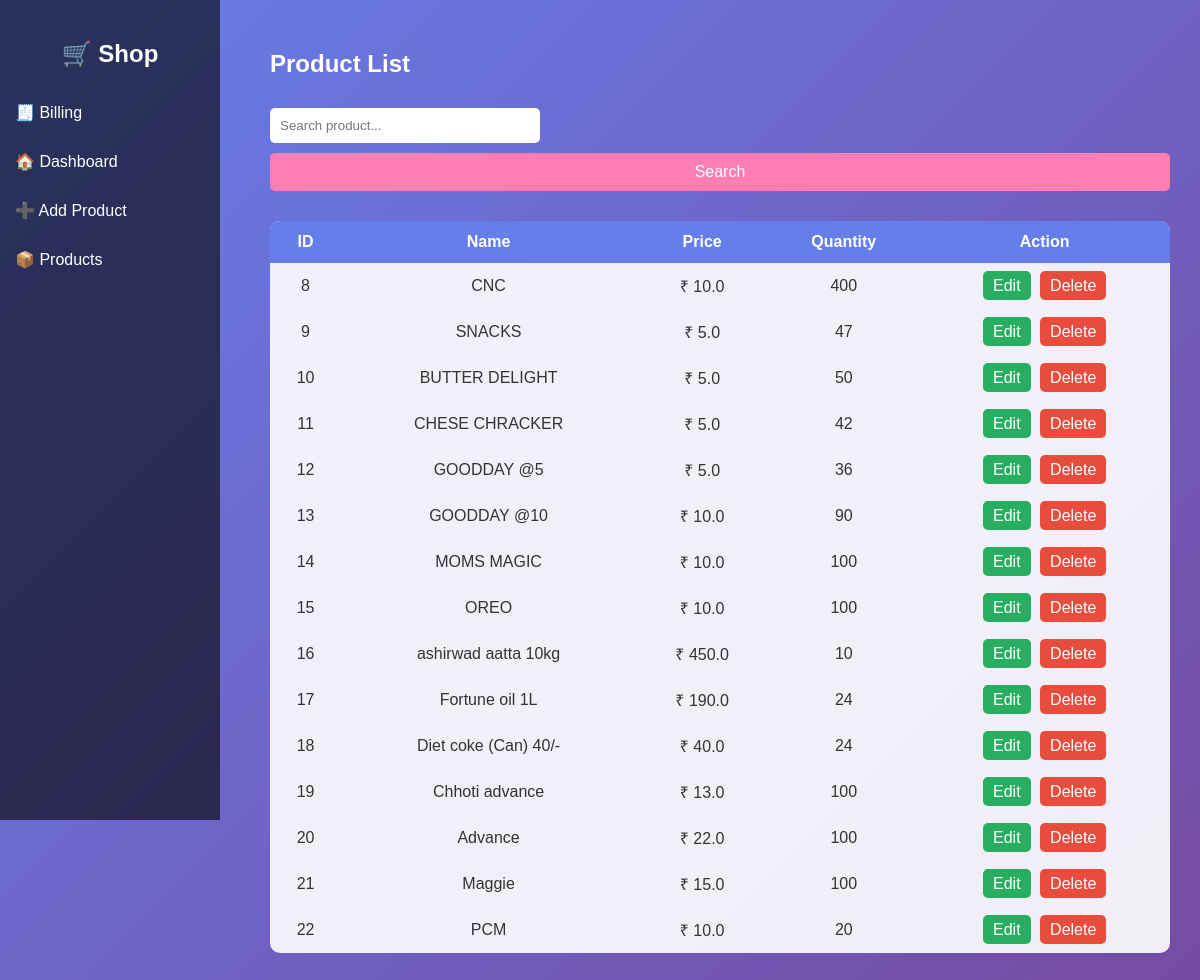
/view, run on the app's committed database.
### tables this page shows
CREATE TABLE products (
        id INTEGER PRIMARY KEY AUTOINCREMENT,
        name TEXT,
        price REAL,
        quantity INTEGER
    );

### app.py (the view)
@app.route('/view', methods=['GET', 'POST'])
def view_products():
    conn = get_db()
    cursor = conn.cursor()
    search = request.form.get('search')
    if search:
        cursor.execute("SELECT * FROM products WHERE name LIKE ?", ('%' + search + '%',))
    else:
        cursor.execute("SELECT * FROM products")
    data = cursor.fetchall()
    conn.close()
    return render_template("view_products.html", products=data)

### app.py (called while the page is built)
def get_db():
    return sqlite3.connect("database.db")

### templates/view_products.html (shortened to what this page needs)
<!DOCTYPE html>
<html>
<head>
    <link rel="stylesheet" href="{{ url_for('static', filename='style.css') }}">
</head>
<body>
<div class="sidebar">
    <h2>🛒 Shop</h2>
    <a href="/billing">🧾 Billing</a>
    <a href="/">🏠 Dashboard</a>
    <a href="/add">➕ Add Product</a>
    <a href="/view">📦 Products</a>
</div>
<div class="main">
    <h2 style="color:white;">Product List</h2>
    <form method="POST">
        <input type="text" name="search" placeholder="Search product...">
        <button type="submit">Search</button>
    </form>
    <table>
<tr>
    <th>ID</th>
    <th>Name</th>
    <th>Price</th>
    <th>Quantity</th>
    <th>Action</th>
</tr>
{% for p in products %}
<tr>
    <td>{{ p[0] }}</td>
    <td>{{ p[1] }}</td>
    <td>₹ {{ p[2] }}</td>
    <td>{{ p[3] }}</td>
    <td>
        <a href="/edit/{{ p[0] }}" class="edit-btn">Edit</a>
        <a href="/delete/{{ p[0] }}" class="delete-btn">Delete</a>
    </td>
</tr>
{% endfor %}
</table>
</div>
</body>
</html>

### static/style.css (style rules this page uses)
body { margin: 0; font-family: 'Poppins', sans-serif; background: linear-gradient(135deg, #667eea, #764ba2); color: #333; }
.sidebar { width: 220px; height: 100vh; background: rgba(0,0,0,0.6); position: fixed; padding-top: 20px; }
.sidebar h2 { color: white; text-align: center; }
.sidebar a { display: block; color: white; padding: 15px; text-decoration: none; transition: 0.3s; }
.main { margin-left: 240px; padding: 30px; }
input { width: 100%; margin: 10px 0; padding: 12px; border: none; border-radius: 5px; }
button { width: 100%; padding: 12px; background: #ff7eb3; border: none; color: white; border-radius: 5px; font-size: 16px; transition: 0.3s; }
table { width: 100%; border-collapse: collapse; margin-top: 30px; background: rgba(255,255,255,0.9); border-radius: 10px; overflow: hidden; }
th { background: #667eea; color: white; }
th, td { padding: 12px; text-align: center; }
form { margin: 20px 0; }
form input { padding: 10px; width: 250px; border-radius: 5px; border: none; }
form button { padding: 10px 20px; background: #ff7eb3; border: none; color: white; border-radius: 5px; }
.edit-btn { background: #27ae60; color: white; padding: 6px 10px; border-radius: 5px; text-decoration: none; margin-right: 5px; }
.delete-btn { background: #e74c3c; color: white; padding: 6px 10px; border-radius: 5px; text-decoration: none; }
button { padding: 10px 20px; background: linear-gradient(45deg, #36d1dc, #5b86e5); border: none; color: white; border-radius: 6px; cursor: pointer; }

### data on the page
products: id "8", name "CNC", price "10.0", quantity "400"
products: id "9", name "SNACKS", price "5.0", quantity "47"
products: id "10", name "BUTTER DELIGHT", price "5.0", quantity "50"
products: id "11", name "CHESE CHRACKER", price "5.0", quantity "42"
products: id "12", name "GOODDAY @5", price "5.0", quantity "36"
products: id "13", name "GOODDAY @10", price "10.0", quantity "90"
products: id "14", name "MOMS MAGIC", price "10.0", quantity "100"
products: id "15", name "OREO", price "10.0", quantity "100"
products: id "16", name "ashirwad aatta 10kg", price "450.0", quantity "10"
products: id "17", name "Fortune oil 1L", price "190.0", quantity "24"
products: id "18", name "Diet coke (Can) 40/-", price "40.0", quantity "24"
products: id "19", name "Chhoti advance", price "13.0", quantity "100"
products: id "20", name "Advance", price "22.0", quantity "100"
products: id "21", name "Maggie", price "15.0", quantity "100"
products: id "22", name "PCM", price "10.0", quantity "20"
